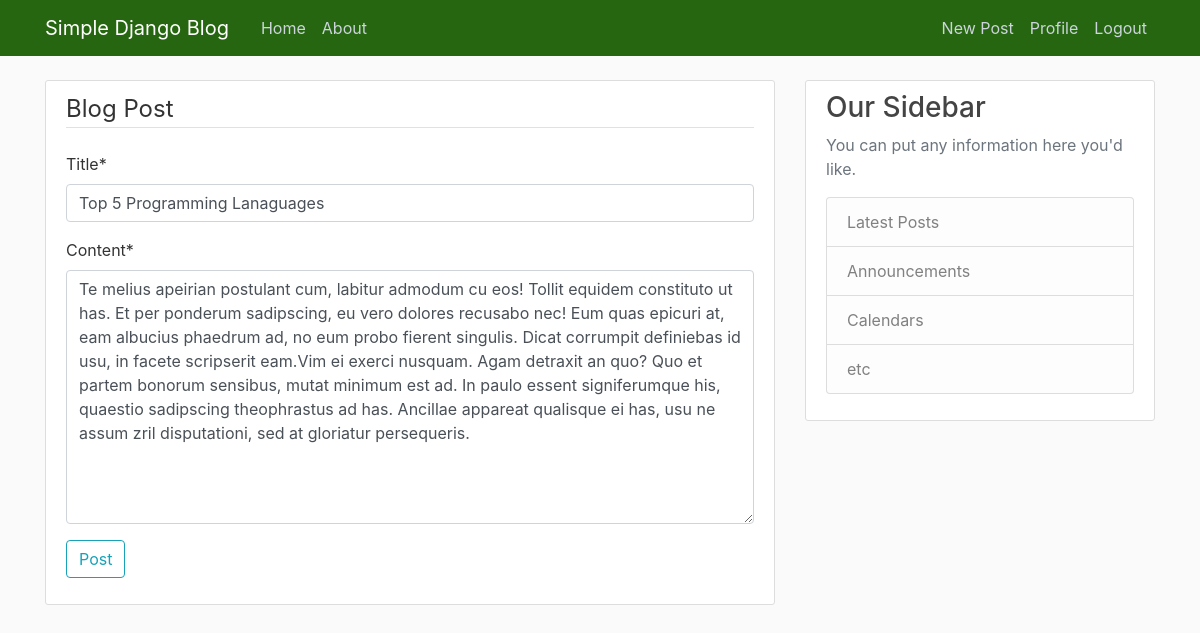
The app's page /post/17/update/ (signed in) with its own data.
### blog/models.py (models this page shows, shortened)
class Post(models.Model):
    title = models.CharField(max_length=100)
    content = models.TextField()
    date_posted = models.DateField(default = timezone.now)
    author = models.ForeignKey(User, on_delete=models.CASCADE)

### blog/views.py (the view, shortened to what this page needs)
# urls.py: path('post/<int:pk>/update/', PostUpdateView.as_view(), name = 'post-update'),
class PostUpdateView(LoginRequiredMixin, UserPassesTestMixin, UpdateView):
    model = Post
    fields = [ 'title', 'content']
    def test_func(self):
        post = self.get_object()
        if self.request.user == post.author:
            return True
        return False

### blog/templates/blog/post_form.html (shortened to what this page needs)
{% extends "blog/base.html" %}
{% load crispy_forms_tags %}
{% block content%}
    <div class="content-section">
        <form action="" method="POST">
            <fieldset>
                <legend class="border-bottom mb-4">Blog Post</legend>
                {{form|crispy }}
            </fieldset>
            <div class="form-group">
                <button class="btn btn-outline-info" type="submit">Post</button>
            </div>
        </form>
    </div>
{% endblock content %}

### blog/static/blog/main.css (style rules this page uses)
body { background: #fafafa; color: #333333; margin-top: 5rem; }
.content-section { background: #ffffff; padding: 10px 20px; border: 1px solid #dddddd; border-radius: 3px; margin-bottom: 20px; }

### records on screen
Post: title "Top 5 Programming Lanaguages", content "Te melius apeirian postulant cum, labitur admodum cu eos! Tollit equidem constituto ut has. Et per ponderum sadipscing, eu vero dolores recusabo nec! Eum quas epicuri at, eam albucius phaedrum ad, no eum probo fierent singulis. Dicat corrumpit definiebas id usu, in facete scripserit eam.Vim ei exerci nusquam. Agam detraxit an quo? Quo et partem bonorum sensibus, mutat minimum est ad. In paulo essent signiferumque his, quaestio sadipscing theophrastus ad has. Ancillae appareat qualisque ei has, usu ne assum zril disputationi, sed at gloriatur persequeris."
